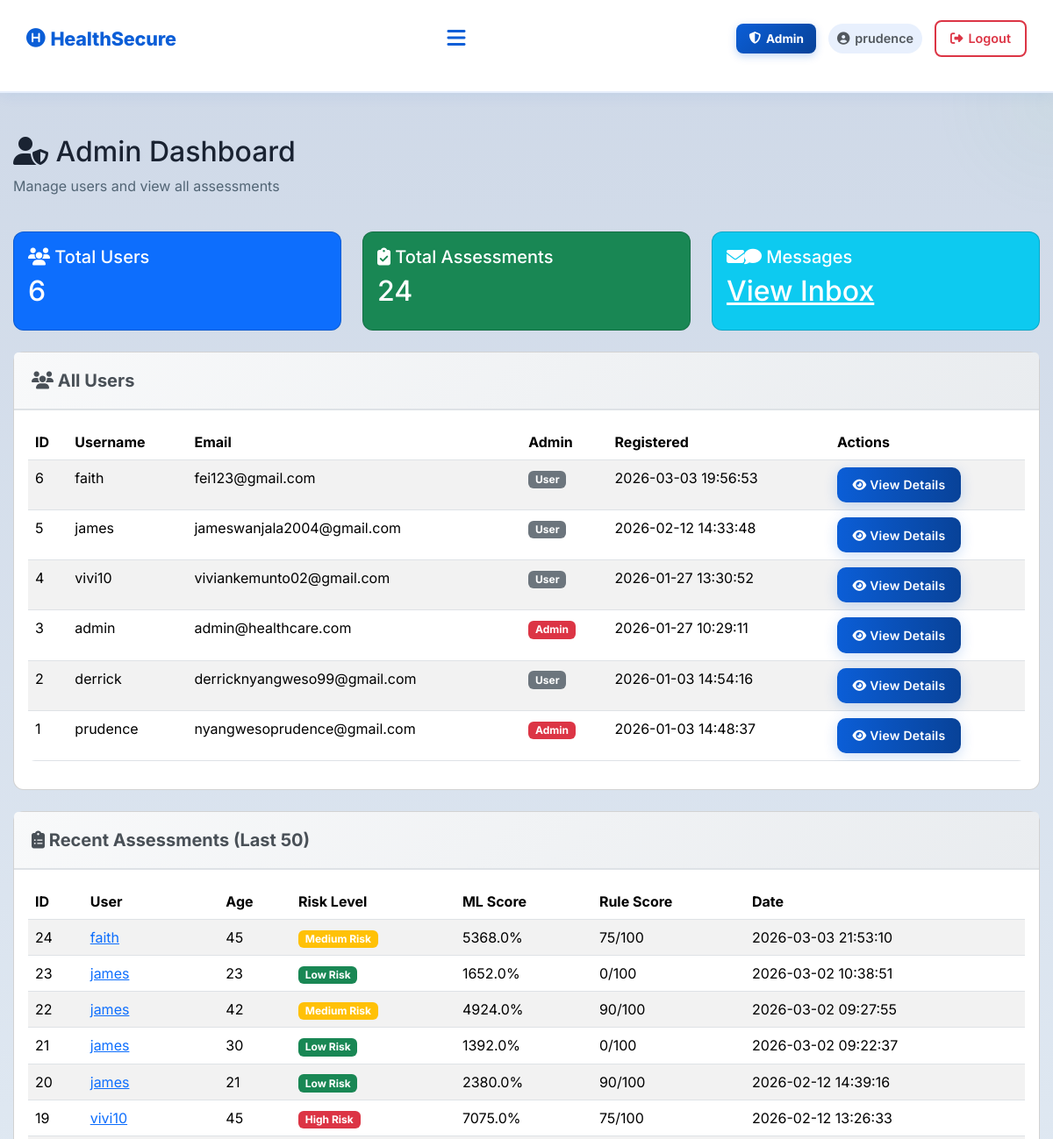
Page /admin (signed in, upper part) on the earlier database version.
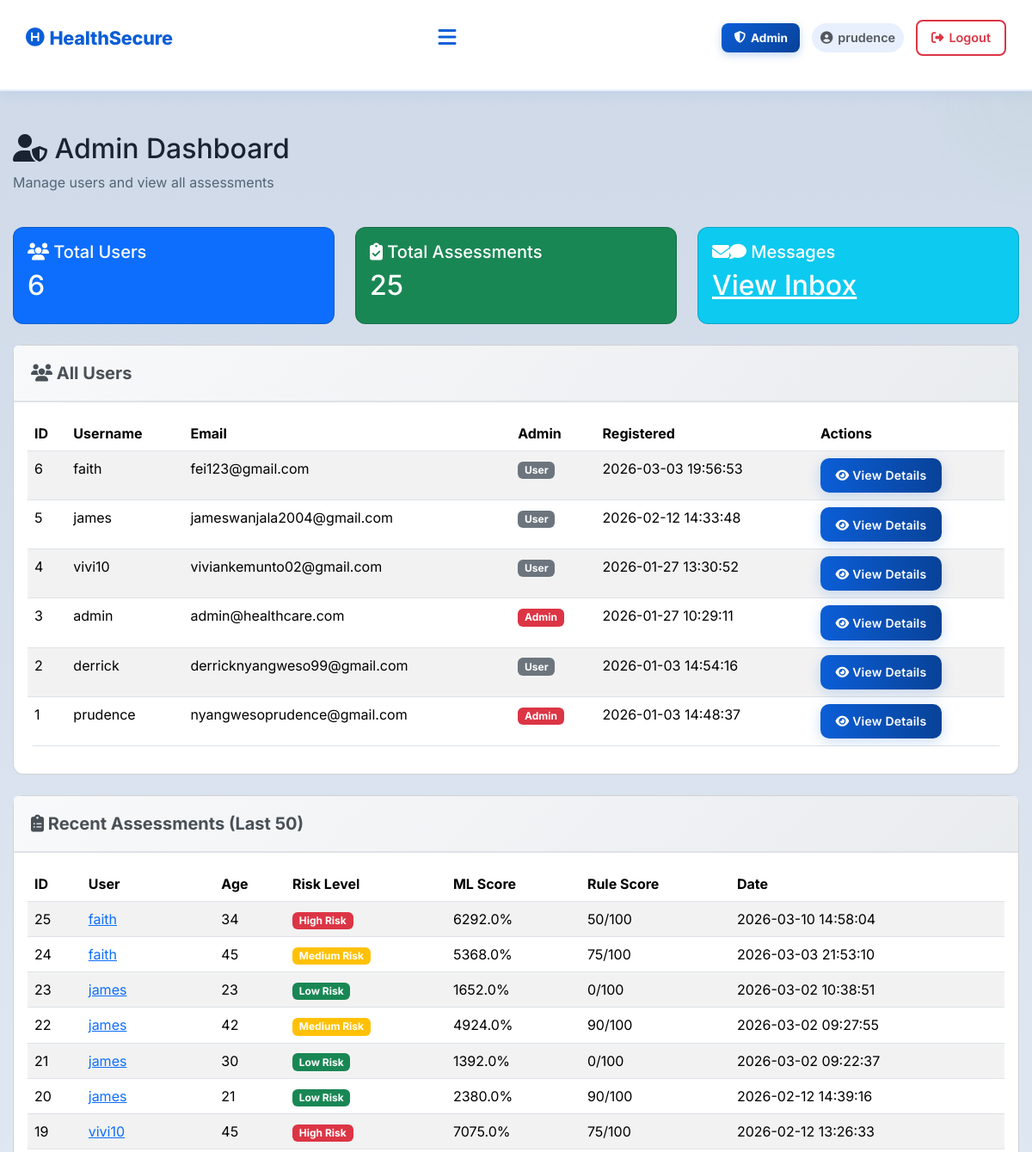
Same page on the later database version.
### tables this page shows
CREATE TABLE users (
            id INTEGER PRIMARY KEY AUTOINCREMENT,
            username TEXT UNIQUE NOT NULL,
            email TEXT UNIQUE NOT NULL,
            password TEXT NOT NULL,
            created_at TIMESTAMP DEFAULT CURRENT_TIMESTAMP
        , is_admin INTEGER DEFAULT 0);

CREATE TABLE assessments (
            id INTEGER PRIMARY KEY AUTOINCREMENT,
            user_id INTEGER NOT NULL,
            age INTEGER,
            gender TEXT,
            marital_status TEXT,
            employment_status TEXT,
            income REAL,
            children INTEGER,
            education_level TEXT,
            residence_type TEXT,
            chronic_illness TEXT,
            family_size INTEGER,
            healthcare_knowledge TEXT,
            hospital_visit_gap REAL,
            routine_checkups INTEGER,
            cancer_screening INTEGER,
            dental_checkup INTEGER,
            mental_health_support INTEGER,
            risk_level TEXT,
            probability REAL,
            created_at TIMESTAMP DEFAULT CURRENT_TIMESTAMP, rule_based_score INTEGER DEFAULT 0, rule_based_category TEXT DEFAULT "Unknown",
            FOREIGN KEY (user_id) REFERENCES users (id)
        );

### app.py (the view)
@app.route('/admin')
@admin_required
def admin_dashboard():
    conn = get_db_connection()
    users = conn.execute('SELECT * FROM users ORDER BY created_at DESC').fetchall()
    total_assessments = conn.execute('SELECT COUNT(*) as count FROM assessments').fetchone()['count']
    recent_assessments = conn.execute('''
        SELECT a.*, u.username, u.email
        FROM assessments a
        JOIN users u ON a.user_id = u.id
        ORDER BY a.created_at DESC
        LIMIT 50
    ''').fetchall()
    conn.close()
    return render_template('admin_dashboard.html',
                          username=session.get('username'),
                          users=users,
                          total_assessments=total_assessments,
                          recent_assessments=recent_assessments)

### app.py (called while the page is built)
def get_db_connection():
    conn = sqlite3.connect(DATABASE)
    conn.row_factory = sqlite3.Row
    return conn

def is_admin():
    return bool(session.get('logged_in')) and session.get('is_admin', 0) == 1

def admin_required(f):
    from functools import wraps
    @wraps(f)
    def decorated_function(*args, **kwargs):
        if not session.get('logged_in'):
            flash('Please log in to access this page.', 'warning')
            return redirect(url_for('login'))
        if not is_admin():
            flash('Access denied. Admin privileges required.', 'danger')
            return redirect(url_for('index'))
        return f(*args, **kwargs)
    return decorated_function

### templates/admin_dashboard.html (shortened to what the changed rows need)
{% extends 'base.html' %}
{% block extra_css %}
<link rel="stylesheet" href="{{ url_for('static', filename='css/admin.css') }}">
{% endblock %}
{% block content %}
<div class="container mt-5">
    <div class="row mb-4">
        <div class="col-12">
            <h2><i class="fas fa-user-shield"></i> Admin Dashboard</h2>
        </div>
    </div>
    <div class="row mb-4">
        <div class="col-md-4">
            <div class="card bg-primary text-white">
                <div class="card-body">
                    <h2>{{ users|length }}</h2>
                </div>
            </div>
        </div>
        <div class="col-md-4">
            <div class="card bg-success text-white">
                <div class="card-body">
                    <h5 class="card-title"><i class="fas fa-clipboard-check"></i> Total Assessments</h5>
                    <h2>{{ total_assessments }}</h2>
                </div>
            </div>
        </div>
        <div class="col-md-4">
            <div class="card bg-info text-white">
                <div class="card-body">
                    <h2><a href="{{ url_for('contact') }}" class="text-white">View Inbox</a></h2>
                </div>
            </div>
        </div>
    </div>
    <div class="card mb-4">
        <div class="card-body">
            <div class="table-responsive">
                <table class="table table-striped table-hover">
                    <thead>
                        <tr>
                            <th>ID</th>
                            <th>Username</th>
                            <th>Email</th>
                            <th>Admin</th>
                            <th>Registered</th>
                            <th>Actions</th>
                        </tr>
                    </thead>
                    <tbody>
                        {% for user in users %}
                        <tr>
                            <td>{{ user.id }}</td>
                            <td>{{ user.username }}</td>
                            <td>{{ user.email }}</td>
                            <td>
                                {% if user.is_admin == 1 %}
                                <span class="badge bg-danger">Admin</span>
                                {% else %}
                                <span class="badge bg-secondary">User</span>
                                {% endif %}
                            </td>
                            <td>{{ user.created_at }}</td>
                            <td>
                                <a href="{{ url_for('admin_view_user', user_id=user.id) }}" class="btn btn-sm btn-primary">
                                    <i class="fas fa-eye"></i> View Details
                                </a>
                            </td>
                        </tr>
                        {% endfor %}
                    </tbody>
                </table>
            </div>
        </div>
    </div>
    <div class="card">
        <div class="card-body">
            <div class="table-responsive">
                <table class="table table-striped table-hover">
                    <thead>
                        <tr>
                            <th>ID</th>
                            <th>User</th>
                            <th>Age</th>
                            <th>Risk Level</th>
                            <th>ML Score</th>
                            <th>Rule Score</th>
                            <th>Date</th>
                        </tr>
                    </thead>
                    <tbody>
                        {% for assessment in recent_assessments %}
                        <tr>
                            <td>{{ assessment.id }}</td>
                            <td>
                                <a href="{{ url_for('admin_view_user', user_id=assessment.user_id) }}">
                                    {{ assessment.username }}
                                </a>
                            </td>
                            <td>{{ assessment.age }}</td>
                            <td>
                                {% if assessment.risk_level == 'High Risk' %}
                                <span class="badge bg-danger">{{ assessment.risk_level }}</span>
                                {% elif assessment.risk_level == 'Medium Risk' %}
                                <span class="badge bg-warning">{{ assessment.risk_level }}</span>
                                {% else %}
                                <span class="badge bg-success">{{ assessment.risk_level }}</span>
                                {% endif %}
                            </td>
                            <td>{{ (assessment.probability * 100)|round(1) }}%</td>
                            <td>{{ assessment.rule_based_score }}/100</td>
                            <td>{{ assessment.created_at }}</td>
                        </tr>
                        {% endfor %}
                    </tbody>
                </table>
            </div>
        </div>
    </div>
</div>
{% endblock %}

### templates/base.html (shortened to what this page needs)
<!DOCTYPE html>
<html lang="en">
<head>
    <link rel="stylesheet" href="https://cdn.jsdelivr.net/npm/bootstrap@5.3.2/dist/css/bootstrap.min.css">
    <link rel="stylesheet" href="https://cdnjs.cloudflare.com/ajax/libs/font-awesome/6.4.0/css/all.min.css">
    <link rel="stylesheet" href="{{ url_for('static', filename='css/base.css') }}">
    <link rel="stylesheet" href="{{ url_for('static', filename='css/style.css') }}">
    {% block extra_css %}{% endblock %}
</head>
<body>
<nav class="navbar" role="navigation" aria-label="Main navigation">
    <a href="{{ url_for('index') }}" class="logo" aria-label="HealthSecure Home">
        <i class="fa-solid fa-circle-h" aria-hidden="true"></i> HealthSecure
    </a>
    <button class="hamburger-menu" id="hamburgerBtn" aria-label="Toggle navigation" aria-expanded="false" aria-controls="navLinks">
        <i class="fa-solid fa-bars" aria-hidden="true"></i>
    </button>
    <div class="nav-right">
        {% if session.logged_in %}
            {% if session.is_admin == 1 %}
                <a href="{{ url_for('admin_dashboard') }}" class="nav-admin-link">
                    <i class="fa-solid fa-shield-halved" aria-hidden="true"></i> Admin
                </a>
            {% endif %}
            <span class="nav-username">
                <i class="fa-solid fa-circle-user" aria-hidden="true"></i> {{ session.username }}
            </span>
            <a href="{{ url_for('logout') }}" class="nav-auth-link nav-logout-link">
                <i class="fas fa-sign-out-alt" aria-hidden="true"></i> Logout
            </a>
        {% endif %}
    </div>
</nav>
<main id="main-content">
    {% block content %}{% endblock %}
</main>
</body>
</html>

Differences in the rows shown:
added assessments: id "25", username "faith", age "34", risk_level "High Risk", (assessment.probability*100)|round(1) "6292.0", rule_based_score "50", created_at "2026-03-10 14:58:04"
Other differences:
{{ total_assessments }}: "24" → "25"
